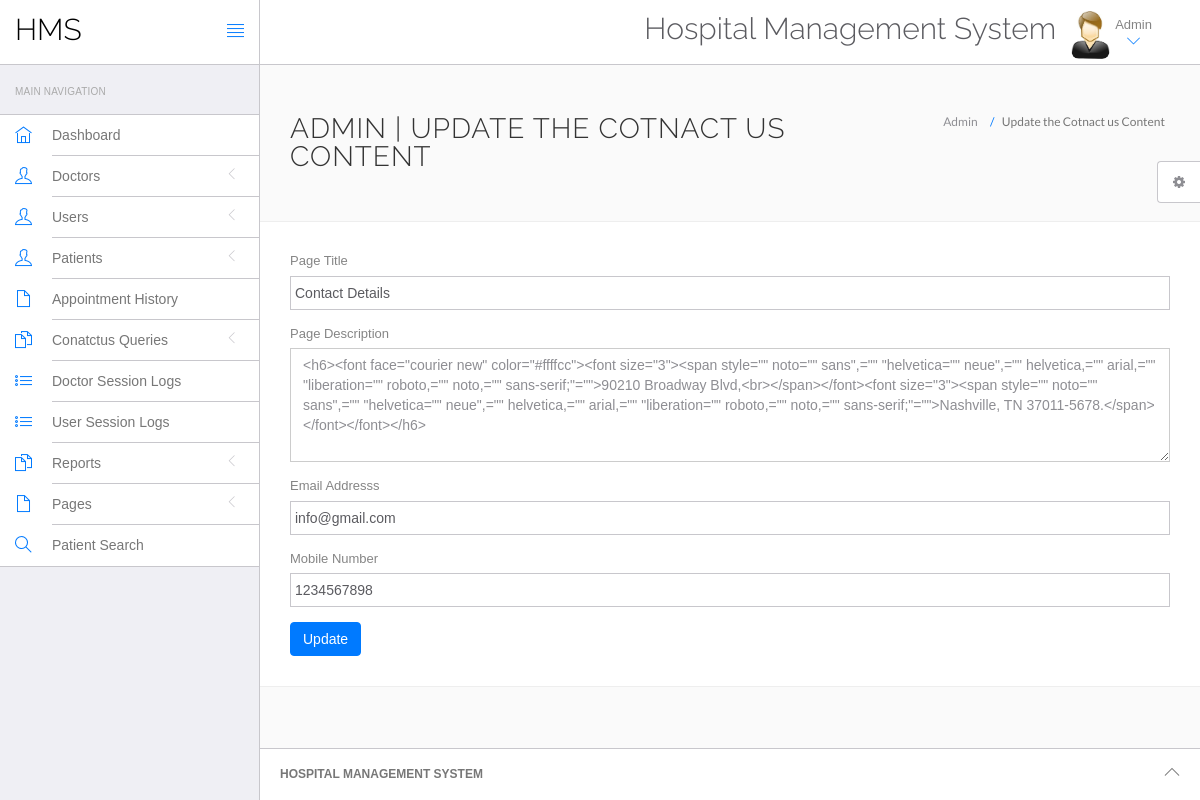
/HMS/admin/contact.php (signed in), run on the app's committed database.
### tables this page shows
CREATE TABLE `tblpage` (
  `ID` int(10) NOT NULL,
  `PageType` varchar(200) DEFAULT NULL,
  `PageTitle` varchar(200) DEFAULT NULL,
  `PageDescription` mediumtext DEFAULT NULL,
  `Email` varchar(120) DEFAULT NULL,
  `MobileNumber` bigint(10) DEFAULT NULL,
  `UpdationDate` timestamp NULL DEFAULT current_timestamp(),
  `OpenningTime` varchar(255) DEFAULT NULL
);

### HMS/admin/contact.php (the view, shortened to what this page needs)
<?php
include('include/config.php');
if(strlen($_SESSION['id']==0)) {
 header('location:logout.php');
  } else{
?>
<!DOCTYPE html>
<html lang="en">
	<head>
		<link rel="stylesheet" href="vendor/bootstrap/css/bootstrap.min.css">
		<link rel="stylesheet" href="vendor/fontawesome/css/font-awesome.min.css">
		<link rel="stylesheet" href="vendor/themify-icons/themify-icons.min.css">
		<link href="vendor/animate.css/animate.min.css" rel="stylesheet" media="screen">
		<link href="vendor/perfect-scrollbar/perfect-scrollbar.min.css" rel="stylesheet" media="screen">
		<link href="vendor/switchery/switchery.min.css" rel="stylesheet" media="screen">
		<link href="vendor/bootstrap-touchspin/jquery.bootstrap-touchspin.min.css" rel="stylesheet" media="screen">
		<link href="vendor/select2/select2.min.css" rel="stylesheet" media="screen">
		<link href="vendor/bootstrap-datepicker/bootstrap-datepicker3.standalone.min.css" rel="stylesheet" media="screen">
		<link href="vendor/bootstrap-timepicker/bootstrap-timepicker.min.css" rel="stylesheet" media="screen">
		<link rel="stylesheet" href="assets/css/styles.css">
		<link rel="stylesheet" href="assets/css/plugins.css">
		<link rel="stylesheet" href="assets/css/themes/theme-1.css" id="skin_color" />
	</head>
	<body>
		<div id="app">
<?php include('include/sidebar.php');?>
			<div class="app-content">
					<?php include('include/header.php');?>
				<div class="main-content" >
					<div class="wrap-content container" id="container">
						<section id="page-title">
							<div class="row">
								<div class="col-sm-8">
									<h1 class="mainTitle">Admin  | Update the Cotnact us Content</h1>
																	</div>
								<ol class="breadcrumb">
									<li>
										<span>Admin </span>
									</li>
									<li class="active">
										<span>Update the Cotnact us Content</span>
									</li>
								</ol>
							</div>
						</section>
						<div class="container-fluid container-fullw bg-white">
									<div class="row">
								<div class="col-md-12">
          <form class="forms-sample" method="post">
                    <?php
$ret=mysqli_query($con,"select * from  tblpage where PageType='contactus'");
while ($row=mysqli_fetch_array($ret)) {
?>
                    <div class="form-group">
                       <label for="exampleInputUsername1">Page Title</label>
                      <input id="pagetitle" name="pagetitle" type="text" class="form-control" required="true" value="<?php  echo $row['PageTitle'];?>">
                    </div>
                    <div class="form-group">
                      <label for="exampleInputEmail1">Page Description</label>
                      <textarea class="form-control" name="pagedes" id="pagedes" rows="5"><?php  echo $row['PageDescription'];?></textarea>
                    </div>
                    <div class="form-group">
                      <label for="exampleInputUsername1">Email Addresss</label>
                     <input type="email" class="form-control" name="email" value="<?php  echo $row['Email'];?>" required='true'>
                    </div>
                    <div class="form-group">
                      <label for="exampleInputUsername1">Mobile Number</label>
                     <input type="text" class="form-control" name="mobnum" value="<?php  echo $row['MobileNumber'];?>" required='true' maxlength="10" pattern='[0-9]+'>
                    </div>
                    <?php } ?>
                    <button type="submit" class="btn btn-primary mr-2" name="submit">Update</button>
                  </form>
								</div>
							</div>
								</div>
					</div>
				</div>
			</div>
	<?php include('include/footer.php');?>
	<?php include('include/setting.php');?>
		</div>
	</body>
</html>
<?php } ?>

### HMS/admin/assets/css/themes/theme-1.css (style rules this page uses)
body { background: #FAFAFA; }

### data on the page
tblpage: pagetitle "Contact Details", pagedes "<h6><font face=\"courier new\" color=\"#ffffcc\"><font size=\"3\"><span style=\"\" noto=\"\" sans\",=\"\" \"helvetica=\"\" neue\",=\"\" helvetica,=\"\" arial,=\"\" \"liberation=\"\" roboto,=\"\" noto,=\"\" sans-serif;\"=\"\">90210 Broadway Blvd,<br></span></font><font size=\"3\"><span style=\"\" noto=\"\" sans\",=\"\" \"helvetica=\"\" neue\",=\"\" helvetica,=\"\" arial,=\"\" \"liberation=\"\" roboto,=\"\" noto,=\"\" sans-serif;\"=\"\">Nashville, TN 37011-5678.</span></font></font></h6>", email "info@gmail.com", mobnum "1234567898"
